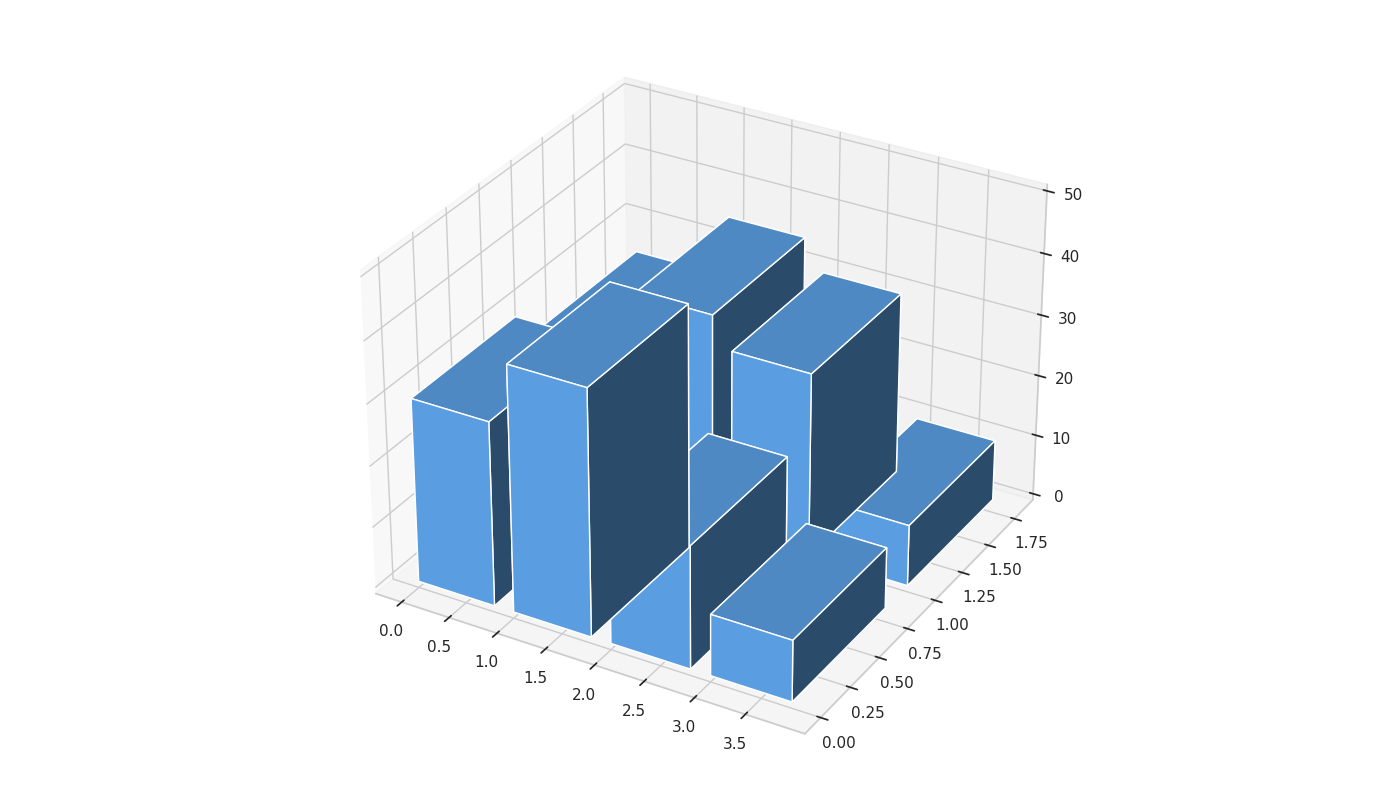

Generate this figure with Python:
import matplotlib.pyplot as plt
import numpy as np

# Data setup after removing "Modern Manuscript Collection"
percentage_data = np.array([
    [30, 40, 20, 10],  # Ancient Archives
    [25, 35, 30, 10],  # Renaissance Repository
])

# Create figure and 3D axes
fig = plt.figure(figsize=(14, 8))
ax = fig.add_subplot(111, projection='3d')

# Define bar positions with updated data shape
xpos, ypos = np.meshgrid(np.arange(4), np.arange(2))
xpos = xpos.flatten()
ypos = ypos.flatten()
zpos = np.zeros_like(xpos)

# Define bar sizes
dx = dy = 0.8
dz = percentage_data.flatten()

single_color = '#66B3FF'

# Plot bars
for i in range(len(xpos)):
    ax.bar3d(xpos[i], ypos[i], zpos[i], dx, dy, dz[i], 
             color=single_color, zsort='average')

# Customize the axes
ax.set_zlim(0, 50)

# Adjust layout
plt.tight_layout()

# Display the plot
plt.show()
